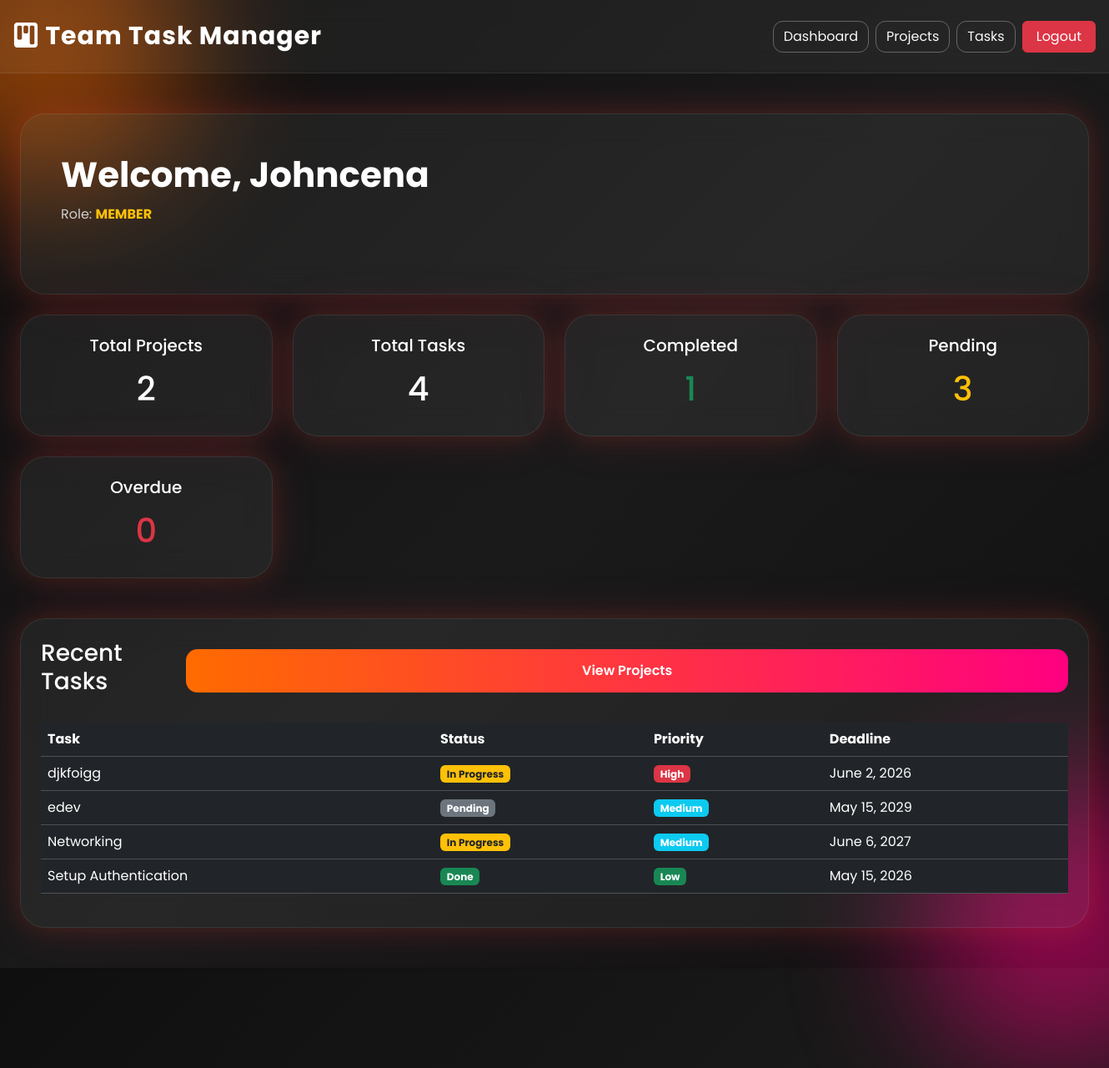
Screenshot of / (signed in) with the database file from the repository.
### users/models.py (models this page shows, shortened)
class User(AbstractUser):
    ROLE_CHOICES = (
        ('ADMIN', 'Admin'),
        ('MEMBER', 'Member'),
    )
    role = models.CharField(
        max_length=10,
        choices=ROLE_CHOICES,
        default='MEMBER'
    )

### tasks/models.py (models this page shows, shortened)
class Task(models.Model):
    STATUS_CHOICES = (
        ('TODO', 'Todo'),
        ('IN_PROGRESS', 'In Progress'),
        ('DONE', 'Done'),
    )
    PRIORITY_CHOICES = (
        ('LOW', 'Low'),
        ('MEDIUM', 'Medium'),
        ('HIGH', 'High'),
    )
    title = models.CharField(max_length=200)
    description = models.TextField()
    project = models.ForeignKey(
        Project,
        on_delete=models.CASCADE,
        related_name='tasks'
    )
    assigned_to = models.ForeignKey(
        settings.AUTH_USER_MODEL,
        on_delete=models.CASCADE,
        related_name='tasks'
    )
    deadline = models.DateField()
    status = models.CharField(
        max_length=20,
        choices=STATUS_CHOICES,
        default='TODO'
    )
    priority = models.CharField(
        max_length=20,
        choices=PRIORITY_CHOICES,
        default='MEDIUM'
    )
    created_at = models.DateTimeField(auto_now_add=True)

### users/views.py (the view)
# urls.py: path('', dashboard, name='home'),
@login_required
def dashboard(request):
    total_projects = Project.objects.count()
    total_tasks = Task.objects.count()
    completed_tasks = Task.objects.filter(
        status='DONE'
    ).count()
    pending_tasks = Task.objects.exclude(
        status='DONE'
    ).count()
    overdue_tasks = Task.objects.filter(
    deadline__lt=now().date()
    ).exclude(status='DONE').count()
    recent_tasks = Task.objects.order_by('-id')[:5]
    context = {
        'total_projects': total_projects,
        'total_tasks': total_tasks,
        'completed_tasks': completed_tasks,
        'pending_tasks': pending_tasks,
        'overdue_tasks': overdue_tasks,
        'recent_tasks': recent_tasks,
    }
    return render(
        request,
        'users/dashboard.html',
        context
    )

### templates/users/dashboard.html
{% extends 'base.html' %}
{% block content %}
<div class="row">
    <div class="col-12">
        <div class="glass-card p-3 p-md-5 mb-4">
            <h1 class="main-title text-centre text-md-start">
                Welcome, {{ request.user.username }}
            </h1>
            <p class="sub-title text-centre text-md-start">
                Role:
                <span class="fw-bold text-warning">
                    {{ request.user.role }}
                </span>
            </p>
        </div>
    </div>
</div>
<div class="row g-4">
    <div class="col-12 col-sm-6 col-md-3">
        <div class="glass-card p-4 text-center">
            <h5>Total Projects</h5>
            <h1 class="mt-3">
                {{ total_projects }}
            </h1>
        </div>
    </div>
    <div class="col-12 col-sm-6 col-md-3">
        <div class="glass-card p-4 text-center">
            <h5>Total Tasks</h5>
            <h1 class="mt-3">
                {{ total_tasks }}
            </h1>
        </div>
    </div>
    <div class="col-12 col-sm-6 col-md-3">
        <div class="glass-card p-4 text-center">
            <h5>Completed</h5>
            <h1 class="mt-3 text-success">
                {{ completed_tasks }}
            </h1>
        </div>
    </div>
    <div class="col-12 col-sm-6 col-md-3">
        <div class="glass-card p-4 text-center">
            <h5>Pending</h5>
            <h1 class="mt-3 text-warning">
                {{ pending_tasks }}
            </h1>
        </div>
    </div>
    <div class="col-12 col-sm-6 col-md-3">
        <div class="glass-card p-4 text-center">
            <h5>Overdue</h5>
            <h1 class="mt-3 text-danger">
                {{ overdue_tasks }}
            </h1>
        </div>
    </div>
</div>
<div class="row mt-5">
    <div class="col-12">
        <div class="glass-card p-4">
            <div class="d-flex flex-column flex-md-row justify-content-between align-items-center gap-3 mb-4">
                <h3>
                    Recent Tasks
                </h3>
                <a href="/projects/"
                   class="btn btn-modern w-100 w-md-auto">
                    View Projects
                </a>
            </div>
            <div class="table-responsive">
                <table class="table table-dark table-hover align-middle">
                    <thead>
                        <tr>
                            <th>Task</th>
                            <th>Status</th>
                            <th>Priority</th>
                            <th>Deadline</th>
                        </tr>
                    </thead>
                    <tbody>
                        {% for task in recent_tasks %}
                        <tr>
                            <td>
                                {{ task.title }}
                            </td>
                            <td>
                                {% if task.status == 'DONE' %}
                                    <span class="badge bg-success">
                                        Done
                                    </span>
                                {% elif task.status == 'IN_PROGRESS' %}
                                    <span class="badge bg-warning text-dark">
                                        In Progress
                                    </span>
                                {% else %}
                                    <span class="badge bg-secondary">
                                        Pending
                                    </span>
                                {% endif %}
                            </td>
                            <td>
                                {% if task.priority == 'HIGH' %}
                                    <span class="badge bg-danger">
                                        High
                                    </span>
                                {% elif task.priority == 'MEDIUM' %}
                                    <span class="badge bg-info">
                                        Medium
                                    </span>
                                {% else %}
                                    <span class="badge bg-success">
                                        Low
                                    </span>
                                {% endif %}
                            </td>
                            <td>
                                {{ task.deadline }}
                            </td>
                        </tr>
                        {% empty %}
                        <tr>
                            <td colspan="4" class="text-center">
                                No tasks available
                            </td>
                        </tr>
                        {% endfor %}
                    </tbody>
                </table>
            </div>
        </div>
    </div>
</div>
{% endblock %}

### templates/base.html (style rules this page uses)
* { margin:0; padding:0; box-sizing:border-box; }
body { font-family:'Poppins',sans-serif; min-height:100vh; overflow-x:hidden; background: linear-gradient( 135deg, #0f0f0f, #1a1a1a, #111111); position:relative; }
.glass-card { background:rgba(255,255,255,0.06); border:1px solid rgba(255,255,255,0.08); backdrop-filter:blur(18px); border-radius:30px; box-shadow: 0 0 30px rgba(255,107,0,0.15), 0 0 60px rgba(255,0,128,0.12); color:white; transition:0.4s; }
table { width:100%; }
.main-title { font-size:42px; font-weight:700; text-align:center; margin-bottom:10px; color:white; }
.sub-title { text-align:center; color:#cfcfcf; margin-bottom:35px; }
.btn-modern { background:linear-gradient( to right, #ff6b00, #ff0080); border:none; border-radius:14px; padding:14px; font-weight:600; font-size:16px; transition:0.3s; color:white; }

### rows the page displays
User: user.username "Johncena", user.role "MEMBER"
Task: title "djkfoigg", status "In Progress", priority "High", deadline "June 2, 2026"
Task: title "edev", status "Pending", priority "Medium", deadline "May 15, 2029"
Task: title "Networking", status "In Progress", priority "Medium", deadline "June 6, 2027"
Task: title "Setup Authentication", status "Done", priority "Low", deadline "May 15, 2026"

### other values shown
{{ total_projects }} "2"
{{ total_tasks }} "4"
{{ completed_tasks }} "1"
{{ pending_tasks }} "3"
{{ overdue_tasks }} "0"
